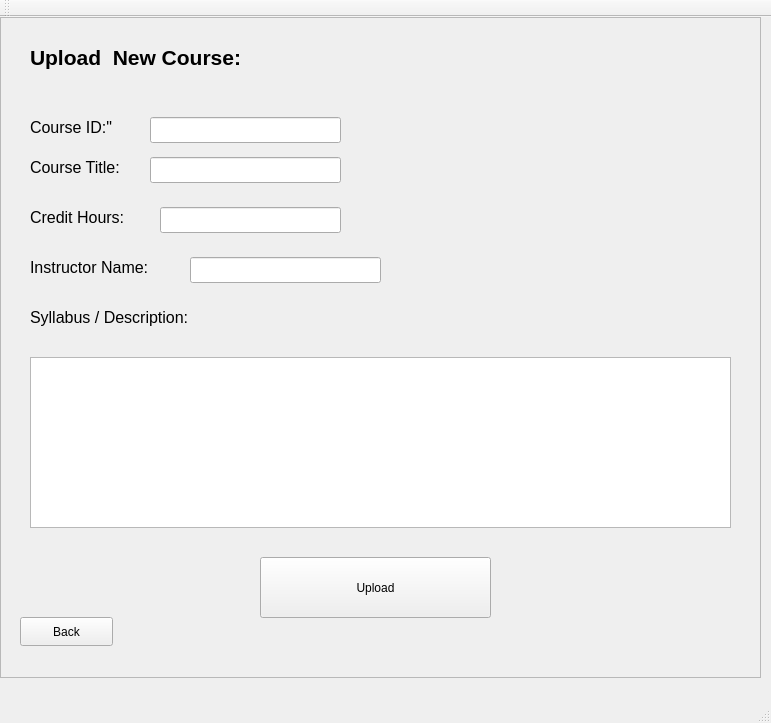
<?xml version="1.0" encoding="UTF-8"?>
<ui version="4.0">
 <class>uploadCourseClass</class>
 <widget class="QMainWindow" name="uploadCourseClass">
  <property name="geometry">
   <rect>
    <x>0</x>
    <y>0</y>
    <width>771</width>
    <height>723</height>
   </rect>
  </property>
  <property name="windowTitle">
   <string>uploadCourse</string>
  </property>
  <widget class="QWidget" name="centralWidget">
   <widget class="QFrame" name="frame">
    <property name="geometry">
     <rect>
      <x>0</x>
      <y>0</y>
      <width>761</width>
      <height>661</height>
     </rect>
    </property>
    <property name="frameShape">
     <enum>QFrame::Shape::StyledPanel</enum>
    </property>
    <property name="frameShadow">
     <enum>QFrame::Shadow::Raised</enum>
    </property>
    <widget class="QLabel" name="label">
     <property name="geometry">
      <rect>
       <x>30</x>
       <y>10</y>
       <width>341</width>
       <height>61</height>
      </rect>
     </property>
     <property name="font">
      <font>
       <pointsize>16</pointsize>
       <bold>true</bold>
      </font>
     </property>
     <property name="text">
      <string>Upload  New Course:</string>
     </property>
    </widget>
    <widget class="QLabel" name="label_2">
     <property name="geometry">
      <rect>
       <x>30</x>
       <y>100</y>
       <width>91</width>
       <height>20</height>
      </rect>
     </property>
     <property name="font">
      <font>
       <pointsize>12</pointsize>
      </font>
     </property>
     <property name="text">
      <string>Course ID:&quot;</string>
     </property>
    </widget>
    <widget class="QLabel" name="label_3">
     <property name="geometry">
      <rect>
       <x>30</x>
       <y>140</y>
       <width>111</width>
       <height>20</height>
      </rect>
     </property>
     <property name="font">
      <font>
       <pointsize>12</pointsize>
      </font>
     </property>
     <property name="text">
      <string>Course Title:</string>
     </property>
    </widget>
    <widget class="QLabel" name="label_4">
     <property name="geometry">
      <rect>
       <x>30</x>
       <y>190</y>
       <width>121</width>
       <height>20</height>
      </rect>
     </property>
     <property name="font">
      <font>
       <pointsize>12</pointsize>
      </font>
     </property>
     <property name="text">
      <string>Credit Hours:</string>
     </property>
    </widget>
    <widget class="QLabel" name="label_5">
     <property name="geometry">
      <rect>
       <x>30</x>
       <y>280</y>
       <width>201</width>
       <height>41</height>
      </rect>
     </property>
     <property name="font">
      <font>
       <pointsize>12</pointsize>
      </font>
     </property>
     <property name="text">
      <string>Syllabus / Description: </string>
     </property>
    </widget>
    <widget class="QLabel" name="label_6">
     <property name="geometry">
      <rect>
       <x>30</x>
       <y>240</y>
       <width>151</width>
       <height>20</height>
      </rect>
     </property>
     <property name="font">
      <font>
       <pointsize>12</pointsize>
      </font>
     </property>
     <property name="text">
      <string>Instructor Name:</string>
     </property>
    </widget>
    <widget class="QLineEdit" name="lineEditCourseId">
     <property name="geometry">
      <rect>
       <x>150</x>
       <y>100</y>
       <width>191</width>
       <height>26</height>
      </rect>
     </property>
    </widget>
    <widget class="QLineEdit" name="lineEdit_CourseTitle">
     <property name="geometry">
      <rect>
       <x>150</x>
       <y>140</y>
       <width>191</width>
       <height>26</height>
      </rect>
     </property>
    </widget>
    <widget class="QLineEdit" name="LineEdit_CourseCreditHours">
     <property name="geometry">
      <rect>
       <x>160</x>
       <y>190</y>
       <width>181</width>
       <height>26</height>
      </rect>
     </property>
    </widget>
    <widget class="QLineEdit" name="lineEdit_InstructorName">
     <property name="geometry">
      <rect>
       <x>190</x>
       <y>240</y>
       <width>191</width>
       <height>26</height>
      </rect>
     </property>
    </widget>
    <widget class="QTextEdit" name="textEdit_CourseDesc">
     <property name="geometry">
      <rect>
       <x>30</x>
       <y>340</y>
       <width>701</width>
       <height>171</height>
      </rect>
     </property>
    </widget>
    <widget class="QPushButton" name="uploadEditCourseBtn">
     <property name="geometry">
      <rect>
       <x>260</x>
       <y>540</y>
       <width>231</width>
       <height>61</height>
      </rect>
     </property>
     <property name="text">
      <string>Upload</string>
     </property>
    </widget>
    <widget class="QPushButton" name="backBtn">
     <property name="geometry">
      <rect>
       <x>20</x>
       <y>600</y>
       <width>93</width>
       <height>29</height>
      </rect>
     </property>
     <property name="text">
      <string>Back</string>
     </property>
    </widget>
   </widget>
  </widget>
  <widget class="QMenuBar" name="menuBar">
   <property name="geometry">
    <rect>
     <x>0</x>
     <y>0</y>
     <width>771</width>
     <height>21</height>
    </rect>
   </property>
  </widget>
  <widget class="QToolBar" name="mainToolBar">
   <attribute name="toolBarArea">
    <enum>TopToolBarArea</enum>
   </attribute>
   <attribute name="toolBarBreak">
    <bool>false</bool>
   </attribute>
  </widget>
  <widget class="QStatusBar" name="statusBar"/>
 </widget>
 <layoutdefault spacing="6" margin="11"/>
 <resources/>
 <connections/>
</ui>
